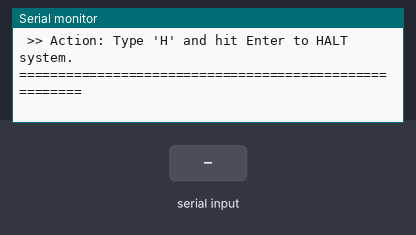
Bench run of a sketch on a simulated Arduino Uno, built with avr-gcc and run on an emulated ATmega328P. On the bench: the last lines printed to the serial monitor. The test bench sets the inputs (shaded band).

Above: at 1.2 s.
1.3 s: "S" received over Serial
At 2.8 s:
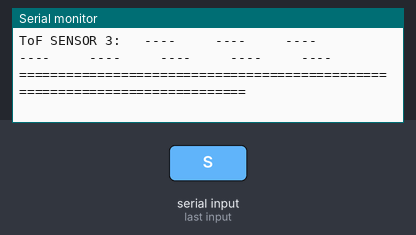
3.5 s: "H" received over Serial
At 4.6 s:
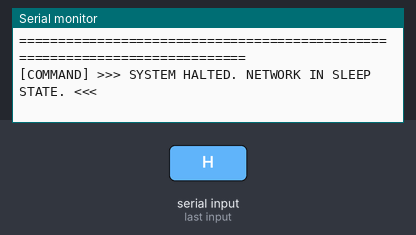
5.0 s: "S" received over Serial
At 6.5 s:
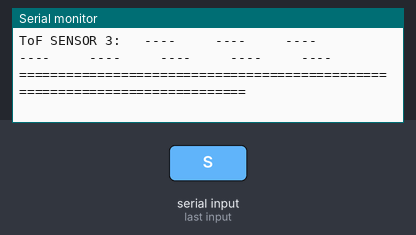
Timing chart, 0 to 8.0 s (numbered marks = the images above; inputs shaded):
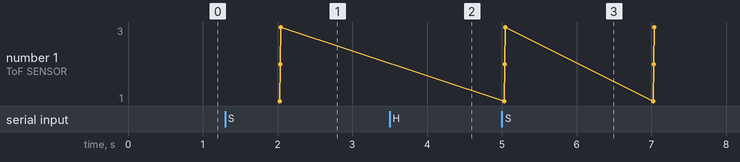

Measured:
- after the input at 1.3 s, the serial monitor: prints a new line at once (image 1)
- after the input at 3.5 s, the serial monitor: prints a new line at once (image 2)
- after the input at 5.0 s, the serial monitor: prints a new line at once (image 3)

The sketch:

arduino_can_tof.ino
```cpp
#include <SPI.h>
#include <mcp_can.h>

const int SPI_CS_PIN = 10;
MCP_CAN CAN(SPI_CS_PIN);

const uint32_t ID_SYSTEM_CTRL = 0x010;
const uint32_t ID_MASTER_PING = 0x400;

bool system_active = false;
unsigned long lastPingTime = 0;
unsigned long lastDisplayTime = 0;
uint8_t pingCount = 0;

unsigned long node_last_seen[4] = {0, 0, 0, 0};
uint16_t live_matrix[8][8];

void setup() {
  Serial.begin(115200);
  while (!Serial);

  SPI.begin();

  for (int s = 0; s < 8; s++) {
    for (int c = 0; c < 8; c++) {
      live_matrix[s][c] = 4000;
    }
  }

  if (CAN.begin(MCP_ANY, CAN_125KBPS, MCP_8MHZ) == CAN_OK) {
    Serial.println("\n=======================================================");
    Serial.println("GIGA MASTER MATRIX NETWORK TERMINAL ONLINE.");
    Serial.println("-------------------------------------------------------");
    Serial.println(" >> Action: Type 'S' and hit Enter to START system.");
    Serial.println(" >> Action: Type 'H' and hit Enter to HALT system.");
    Serial.println("=======================================================");
  } else {
    Serial.println("MCP2515 Hardware Initialization Failed!");
    while (1) delay(100);
  }
  CAN.setMode(MCP_NORMAL);
}

void loop() {
  if (Serial.available() > 0) {
    char inputCmd = toupper(Serial.read());
    if (inputCmd == 'S' && !system_active) {
      system_active = true;
      uint8_t ctrl_payload[1] = { 1 };
      CAN.sendMsgBuf(ID_SYSTEM_CTRL, 0, 1, ctrl_payload);
      Serial.println("\n[COMMAND] >>> SYSTEM ACTIVATED. PINGING BUS... <<<");
    }
    else if (inputCmd == 'H' && system_active) {
      system_active = false;
      uint8_t ctrl_payload[1] = { 0 };
      CAN.sendMsgBuf(ID_SYSTEM_CTRL, 0, 1, ctrl_payload);
      Serial.println("\n[COMMAND] >>> SYSTEM HALTED. NETWORK IN SLEEP STATE. <<<");
    }
  }

  if (system_active && (millis() - lastPingTime >= 500)) {
    lastPingTime = millis();
    pingCount++;
    uint8_t ping_payload[1] = { pingCount };
    CAN.sendMsgBuf(ID_MASTER_PING, 0, 1, ping_payload);
  }

  if (CAN.checkReceive() == CAN_MSGAVAIL) {
    long unsigned int rxId;
    unsigned char len = 0;
    unsigned char rxBuf[8];
    CAN.readMsgBuf(&rxId, &len, rxBuf);

    if (rxId >= 0x401 && rxId <= 0x403) {
      uint8_t nodeIdx = rxId - 0x400;
      if (nodeIdx <= 3) {
        node_last_seen[nodeIdx] = millis();
      }
    }
    else if (rxId >= 0x110 && rxId <= 0x181) {
      uint8_t sensorNum = ((rxId - 0x110) / 0x10) + 1;

      for (int i = 0; i < 4; i++) {
        uint16_t mergedPacket = (rxBuf[i * 2 + 1] << 8) | rxBuf[i * 2];
        uint16_t parsedDist = mergedPacket >> 3;
        uint8_t parsedColumn = mergedPacket & 0x07;

        if (sensorNum >= 1 && sensorNum <= 8 && parsedColumn < 8) {
          live_matrix[sensorNum - 1][parsedColumn] = parsedDist;
        }
      }
    }
  }

  // Prints the stable, bus-frozen values every 2000ms
  if (system_active && (millis() - lastDisplayTime >= 2000)) {
    lastDisplayTime = millis();

    Serial.println("\n==================== GIGA MASTER RECEIVE DASHBOARD ========================");
    Serial.print("BUS STATUS: ");
    for (int n = 1; n <= 3; n++) {
      Serial.print("[Node "); Serial.print(n); Serial.print(": ");
      if (millis() - node_last_seen[n] < 2500) { // Bumped window slightly to match slower transmissions
        Serial.print("ONLINE]  ");
      } else {
        Serial.print("OFFLINE] ");
      }
    }
    Serial.println("\n----------------------------------------------------------------------------");
    Serial.println("           [Col 0]  [Col 1]  [Col 2]  [Col 3]  [Col 4]  [Col 5]  [Col 6]  [Col 7]");

    for (int s = 0; s < 3; s++) {
      Serial.print("ToF SENSOR ");
      Serial.print(s + 1);
      Serial.print(": ");

      for (int c = 0; c < 8; c++) {
        uint16_t distance = live_matrix[s][c];

        if (distance >= 3000 || distance <= 20) {
          Serial.print("  ----   ");
        } else {
          char formatBuf[16];
          sprintf(formatBuf, " %4dmm  ", distance);
          Serial.print(formatBuf);
        }
      }
      Serial.println();
    }
    Serial.println("============================================================================");
  }
}
```
